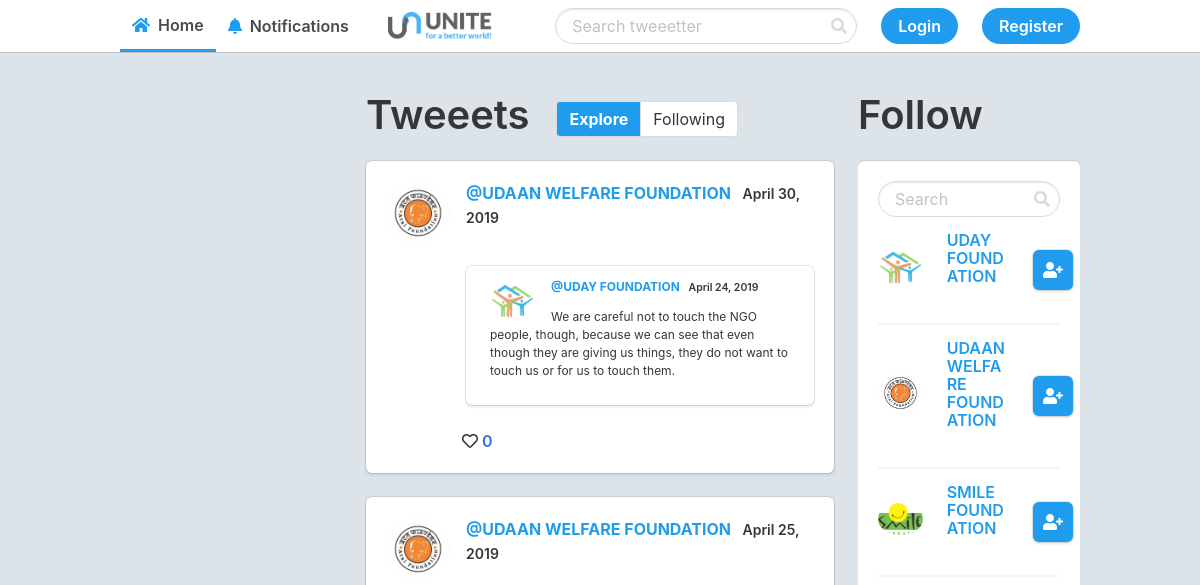
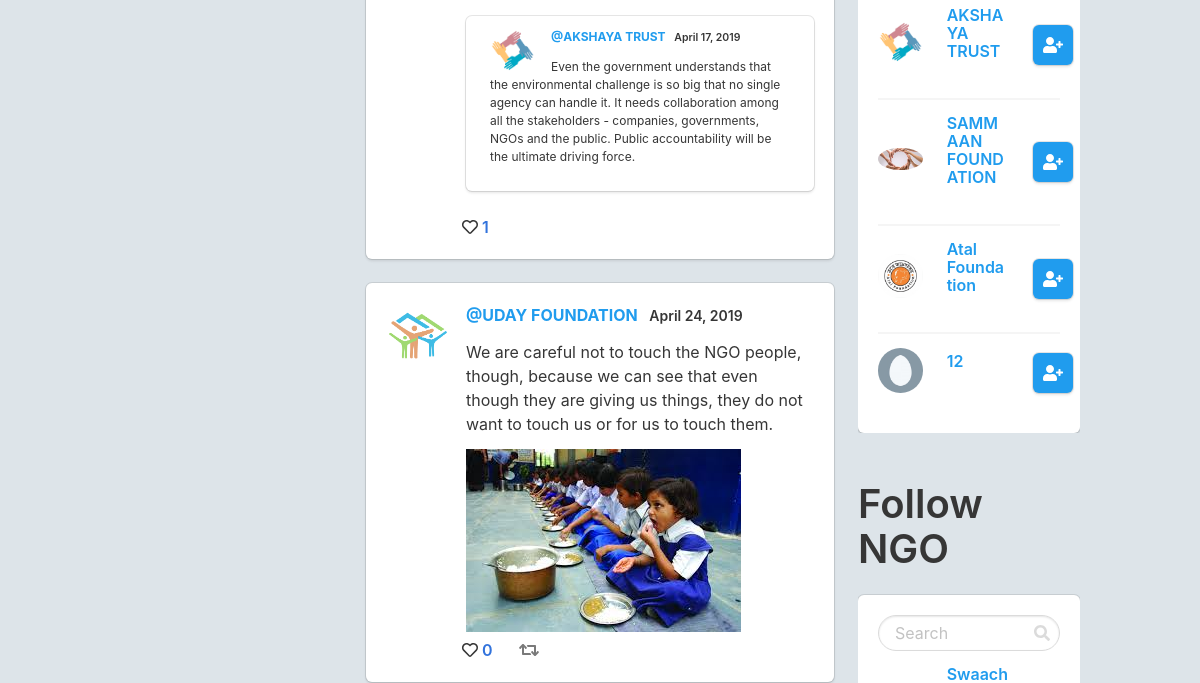
Before: / (upper part) with the older database file (2 pictures, top to bottom).
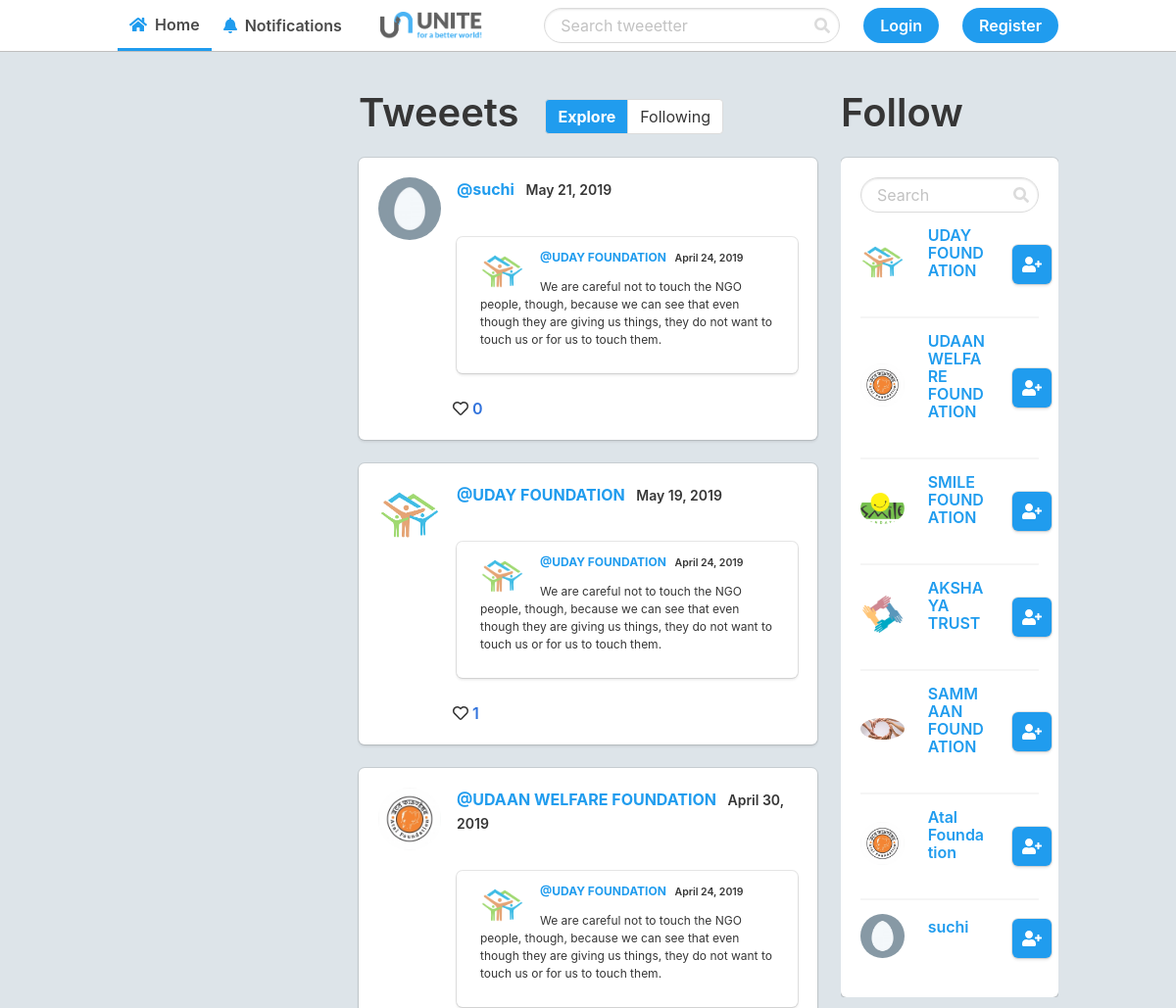
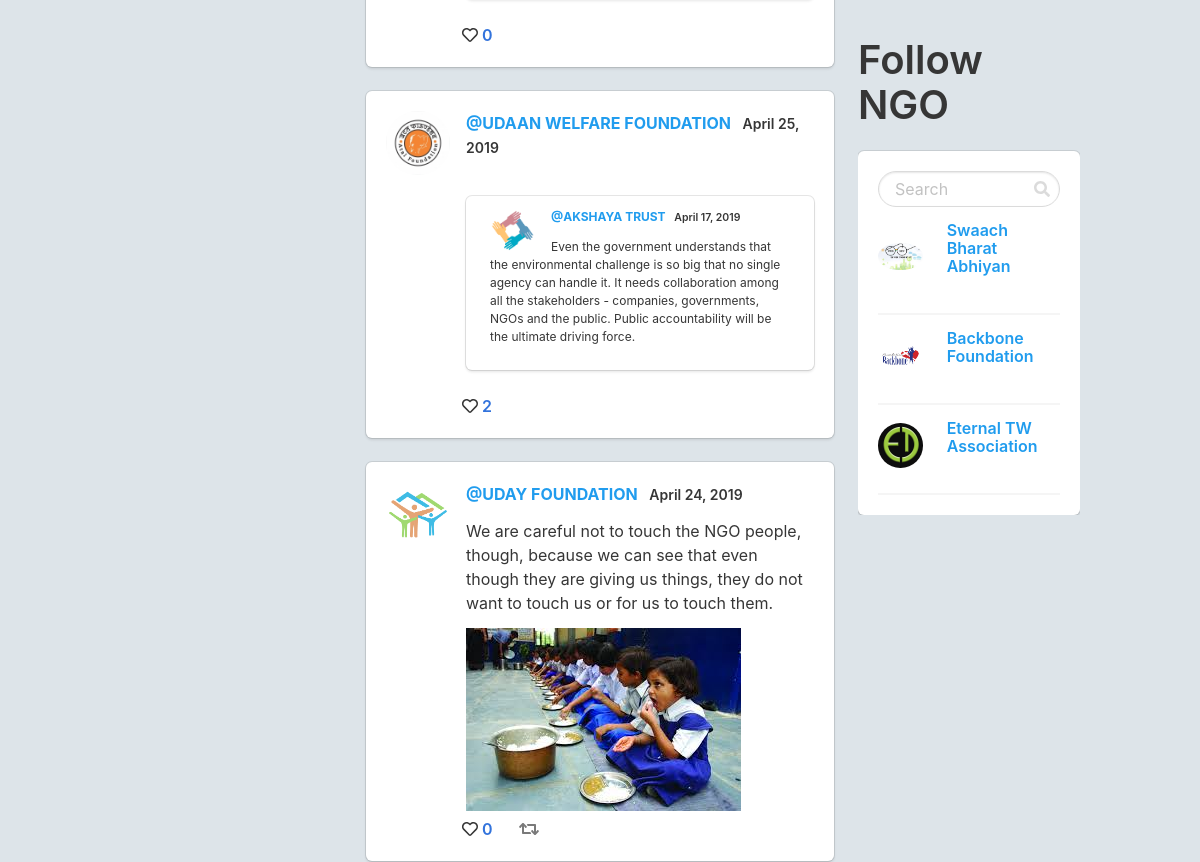
After: the same page with the newer database file (2 pictures, top to bottom).
### app.py (models this page shows, shortened)
class Post(db.Model):
    id = db.Column(db.Integer, primary_key=True)
    date_posted = db.Column(db.DateTime, nullable=False,
                            default=datetime.utcnow)
    content = db.Column(db.Text, nullable=False)
    post_img = db.Column(db.String(30))
    user_id = db.Column(db.Integer, db.ForeignKey('user.id'), nullable=False)
    retweet = db.Column(db.Integer, default=None, nullable=True, unique=False)

class User(db.Model):
    id = db.Column(db.Integer, primary_key=True)
    username = db.Column(db.String(25), unique=True, nullable=False)
    email = db.Column(db.String(120), unique=True, nullable=False)
    image_file = db.Column(db.String(20), default='default.jpg')
    password = db.Column(db.String(64), nullable=False)
    verified = db.Column(db.Integer, default=0, nullable=True)
    posts = db.relationship('Post', backref='author', lazy=True)
    likes = db.relationship('Post', secondary=likes,
                            backref=db.backref('likes', lazy='dynamic'), lazy='dynamic')
    followed = db.relationship('User', secondary=followers,
                               primaryjoin=(followers.c.follower_id == id),
                               secondaryjoin=(followers.c.followed_id == id),
                               backref=db.backref('followers', lazy='dynamic'), lazy='dynamic')

class Ngo(db.Model):
    id = db.Column(db.Integer, primary_key=True)
    ngo_id = db.Column(db.Integer)
    ngo_name = db.Column(db.String(25), unique=True, nullable=False)
    ngo_email = db.Column(db.String(120), unique=True, nullable=False)
    ngo_image_file = db.Column(db.String(20), default='default.jpg')
    ng_info = db.Column(db.Text)
    ngo_password = db.Column(db.String(64), nullable=False)
    ngo_verified = db.Column(db.Integer, default=0, nullable=True)

### app.py (the view)
@app.route('/')
def home():
    posts = Post.query.all()
    follow_suggestions = User.query.all()[0:]
    follow_suggestions_ngo = Ngo.query.all()[0:]
    if current_user():  # If there is a user in the session
        if current_user() in follow_suggestions:  # If the current user is in the user's follow suggestions
            follow_suggestions.remove(current_user())
    if current_user():  # If there is a user in the session
        if current_user() in follow_suggestions_ngo:  # If the current user is in the user's follow suggestions
            follow_suggestions_ngo.remove(current_user())
    return render_template('home.html', posts=posts, user=current_user(), Post_model=Post, likes=likes, follow_suggestions=follow_suggestions,follow_suggestions_ngo=follow_suggestions_ngo, User=User)

### app.py (called while the page is built)
def current_user():
    if len(session) > 0:
        return User.query.filter_by(username=session['username']).first()
    else:
        return None

### templates/home.html (shortened to what the changed rows need)
{% extends 'layout.html' %}
{% block body %}
<div class="columns">
    <div class="column is-half">
        <div class="level is-hidden-touch">
            <div class="level-left">
                <h2 class="title is-2">Tweeets</h2>
            </div>
        </div>
        {% for post in posts|reverse %}
        {% include "includes/_post.html" %}
        {% endfor %}
    </div>
    <div class="column is-two-fifth is-hidden-touch">
        <div class="wrap" style="overflow-y: auto;">
            <h2 class="title is-2">Follow</h2>
            <div class="box">
                <form action="{{ url_for('search_ngo')  }}" method="POST">
                    <div class="control has-icons-right">
                    </div>
                </form>
                {% for suggestion in follow_suggestions %}
                <div class="columns is-vcentered" style="margin-top: 2px; margin-bottom: 2px;">
                    <div class="column is-one-third">
                        <img src="{{ url_for('static', filename='profile_pics/' + suggestion.image_file) }}"
                            alt="{{ suggestion.username }}" class="profile" width="60">
                    </div>
                    <div class="column">
                        <a><h4 class="title is-6 has-text-info">{{ suggestion.username }}</h4></a>
                        <br>
                    </div>
                    <div class="column is-one-quarter">
                        {% if user in suggestion.followers.all() %}
                        <a href="{{ url_for('unfollow', id=suggestion.id) }}">
                            <div class="box icon has-background-light is-small">
                                <i class="fas fa-user-minus has-text-danger"></i>
                            </div>
                        </a>
                        {% else %}
                        <a href="{{ url_for('follow', id=suggestion.id) }}">
                            <div class="box has-background-info icon is-small">
                                <i class="fas fa-user-plus has-text-white"></i>
                            </div>
                        </a>
                        {% endif %}
                    </div>
                </div>
                {% if suggestion != follow_suggestions[-1] %}
                <hr class="is-marginless">
                {% endif %}
                {% endfor %}
            </div>
        </div>
<br>
<br>
            <div class="wrap" style="overflow-y: auto;">
                <h2 class="title is-2">Follow NGO</h2>
                <div class="box">
                    <form action="{{ url_for('search_ngo')  }}" method="POST">
                        <div class="control has-icons-right">
                        </div>
                    </form>
                    {% for suggestion in follow_suggestions_ngo %}
                    <div class="columns is-vcentered" style="margin-top: 2px; margin-bottom: 2px;">
                        <div class="column is-one-third">
                            <img src="{{ url_for('static', filename='profile_pics/' + suggestion.ngo_image_file) }}"
                                alt="{{ suggestion.ngo_name }}" class="profile" width="60">
                        </div>
                        <div class="column">
                            <a href=""><h4 class="title is-6 has-text-info">{{ suggestion.ngo_name }}</h4></a>
                            <br>
                        </div>
                    </div>
                    {% if suggestion != follow_suggestions[-1] %}
                    <hr class="is-marginless">
                    {% endif %}
                    {% endfor %}
                </div>
            </div>
        </div>
</div>
{% endblock %}

### templates/includes/_post.html (shortened to what the changed rows need)
{% set id = post.id %}
<a href="/post/{{post.id}}" class="has-text-dark">
    <div class="box" id="{{id}}">
        <article class="media">
            <figure class="media-left">
                <p class="image is-64x64">
                    {% set profile_pic = url_for('static', filename='profile_pics/' + post.author.image_file) %}
                    <img src="{{ profile_pic }}" style="width: 64px; height: 64px;" class="profile">
                </p>
            </figure>
            <div class="media-content">
                <div class="content">
                    <p style="margin-bottom: .8rem;">
                        <strong class="has-text-info">@{{post.author.username}}</strong>
                        <small
                            class="has-text-weight-semibold">&nbsp;&nbsp;{{post.date_posted.strftime('%B %d, %Y')}}</small>
                        <br>
                        <p style="margin-bottom: .8rem;">{{post.content}}</p>
                        {% if post.post_img == None %}
                        <img src="{{ post.post_img }}" alt="">
                        {% else %}
                        {% set post_pic = url_for('static', filename='post_img/' + post.post_img ) %}
                        <img src="{{ post_pic }}" >
                        {% endif %}
                        {% if post.retweet != None  %}
                        {% set retweet = Post_model.query.filter_by(id=post.retweet).first() %}
                        <div class="box" style="padding: 0.75rem 1.5rem;">
                            <a href="/post/{{retweet.id}}" class="has-text-dark">
                                <div class="content is-small">
                                    <img src="{{ url_for('static', filename='profile_pics/' + retweet.author.image_file) }}"
                                        alt="Profile Picture" class="profile is-pulled-left" width="45"
                                        style="margin: auto 1rem auto 0;">
                                    <p>
                                        <strong
                                            class="has-text-info">@{{retweet.author.username}}</strong>
                                        <small
                                            class="has-text-weight-semibold">&nbsp;&nbsp;{{retweet.date_posted.strftime('%B %d, %Y')}}</small>
                                        <br>
                                        <p style="margin-bottom: .8rem;">{{retweet.content}}</p>
                                    </p>
                                </div>
                            </a>
                        </div>
                        {% endif %}
                    </p>
                </div>
                <div class="level-left">
                    <a class="level-item has-text-weight-semibold" href="/like/{{post.id}}" style="margin-right: 2rem;">
                        {% if user != None %}
                        {% if user in post.likes.all() %}
                        <span class="icon is-small has-text-danger"><i
                                class="fas fa-heart"></i>&nbsp;&nbsp;</span>{{post.likes.all()|length}}
                        {% else %}
                        <span class="icon is-small has-text-dark"><i
                                class="far fa-heart"></i>&nbsp;&nbsp;</span>{{post.likes.all()|length}}
                        {% endif %}
                        {% else %}
                        <span class="icon is-small has-text-dark"><i
                                class="far fa-heart"></i>&nbsp;&nbsp;</span>{{post.likes.all()|length}}
                        {% endif %}
                    </a>
                    {% if post.retweet == None %}
                    <a class="level-item has-text-weight-semibold" href="/retweet/{{post.id}}">
                        {% if user != None %}
                        {% if Post_model.query.filter_by(user_id=user.id).filter_by(retweet=post.id).first() %}
                        <span class="icon is-small has-text-primary"><i class="fas fa-retweet"></i>&nbsp;&nbsp;</span>
                        {% else %}
                        <span class="icon is-small has-text-grey"><i class="fas fa-retweet"></i>&nbsp;&nbsp;</span>
                        {% endif %}
                        {% else %}
                        <span class="icon is-small has-text-grey"><i class="fas fa-retweet"></i>&nbsp;&nbsp;</span>
                        {% endif %}
                    </a>
                    {% endif %}
                </div>
            </div>
        </article>
    </div>
</a>

Changed rows visible on the page:
added Post: shows a picture, author.username "suchi", date_posted "May 21, 2019", image_file (picture), {{ retweet.author.username }} "UDAY FOUNDATION", {{ retweet.date_posted.strftime('%B %d, %Y') }} "April 24, 2019", {{ retweet.content }} "We are careful not to touch the NGO people, though, because we can see that even though they are giving us things, they do not want to touch us or for us to touch them.", likes.all|length "0"
added Post: author.username "UDAY FOUNDATION", date_posted "May 19, 2019", image_file (picture), {{ retweet.author.username }} "UDAY FOUNDATION", {{ retweet.date_posted.strftime('%B %d, %Y') }} "April 24, 2019", {{ retweet.content }} "We are careful not to touch the NGO people, though, because we can see that even though they are giving us things, they do not want to touch us or for us to touch them.", likes.all|length "1"
computed for Post "April 25, 2019": likes.all|length "1" → "2"
changed User: username "12" → "suchi"
now on this page (row unchanged): Ngo: ngo_image_file (picture), ngo_name "Swaach Bharat Abhiyan"
now on this page (row unchanged): Ngo: ngo_image_file (picture), ngo_name "Backbone Foundation"
now on this page (row unchanged): Ngo: ngo_image_file (picture), ngo_name "Eternal TW Association"
